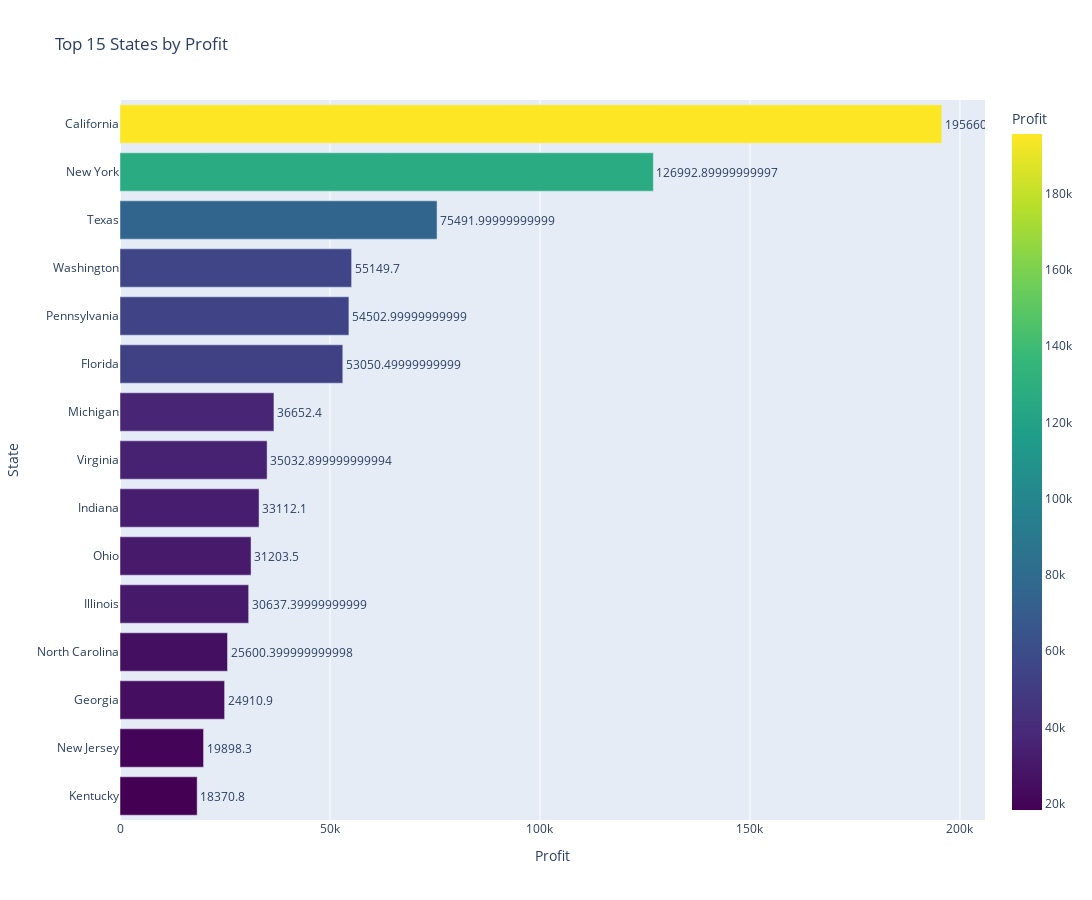

Here is the notebook cell this chart was saved with:
### Code cell
top15 = state_profit.sort_values("Total Profit", ascending=False).head(15)

fig = px.bar(
    top15.sort_values("Total Profit", ascending=True),  # ascending for top-to-bottom
    x="Total Profit",
    y="state",
    orientation="h",   # horizontal
    title="Top 15 States by Profit",
    labels={"state": "State", "Total Profit": "Profit"},
    text="Total Profit",
    color="Total Profit",
    color_continuous_scale="Viridis"  
)

fig.update_traces(textposition="outside")

fig.update_layout(
    width=1200,
    height=900
)

fig.show()

### Figure 1 — Plotly figure (JSON) as saved in the notebook; plotly's stock layout.template omitted (floating-point values rounded to 4 significant figures)
{"data": [{"hovertemplate": "Profit=%{marker.color}<br>State=%{y}<extra></extra>", "legendgroup": "", "marker": {"color": [18370.0, 19900.0, 24910.0, 25600.0, 30640.0, 31200.0, 33110.0, 35030.0, 36650.0, 53050.0, 54500.0, 55150.0, 75490.0, 127000.0, 195700.0], "coloraxis": "coloraxis", "pattern": {"shape": ""}}, "name": "", "orientation": "h", "showlegend": false, "text": [18370.0, 19900.0, 24910.0, 25600.0, 30640.0, 31200.0, 33110.0, 35030.0, 36650.0, 53050.0, 54500.0, 55150.0, 75490.0, 127000.0, 195700.0], "textposition": "outside", "type": "bar", "x": [18370.0, 19900.0, 24910.0, 25600.0, 30640.0, 31200.0, 33110.0, 35030.0, 36650.0, 53050.0, 54500.0, 55150.0, 75490.0, 127000.0, 195700.0], "xaxis": "x", "y": ["Kentucky", "New Jersey", "Georgia", "North Carolina", "Illinois", "Ohio", "Indiana", "Virginia", "Michigan", "Florida", "Pennsylvania", "Washington", "Texas", "New York", "California"], "yaxis": "y"}], "layout": {"barmode": "relative", "coloraxis": {"colorbar": {"title": {"text": "Profit"}}, "colorscale": [[0, "#440154"], [0.1111, "#482878"], [0.2222, "#3e4989"], [0.3333, "#31688e"], [0.4444, "#26828e"], [0.5556, "#1f9e89"], [0.6667, "#35b779"], [0.7778, "#6ece58"], [0.8889, "#b5de2b"], [1, "#fde725"]]}, "height": 900, "legend": {"tracegroupgap": 0}, "title": {"text": "Top 15 States by Profit"}, "width": 1200, "xaxis": {"anchor": "y", "domain": [0, 1], "title": {"text": "Profit"}}, "yaxis": {"anchor": "x", "domain": [0, 1], "title": {"text": "State"}}}}
